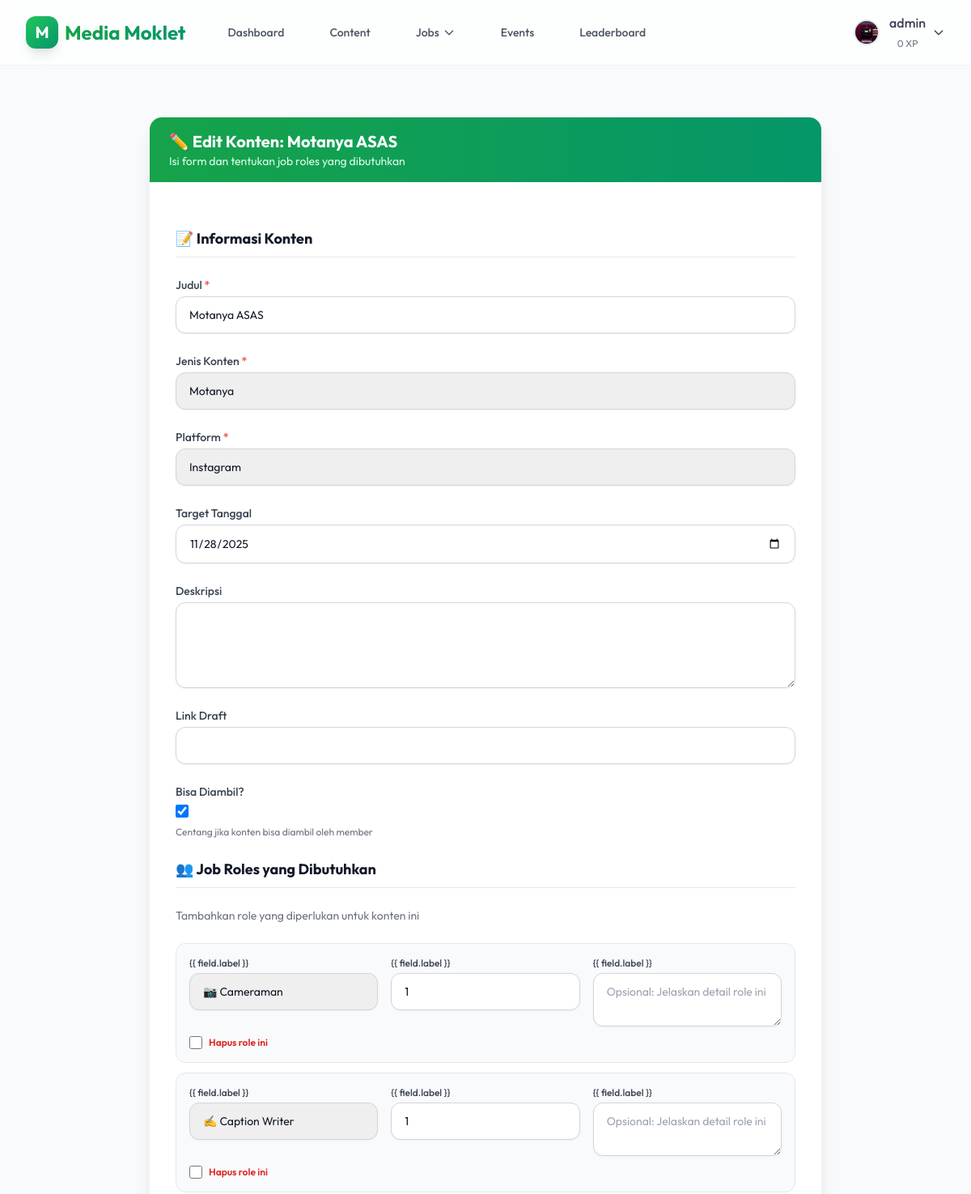
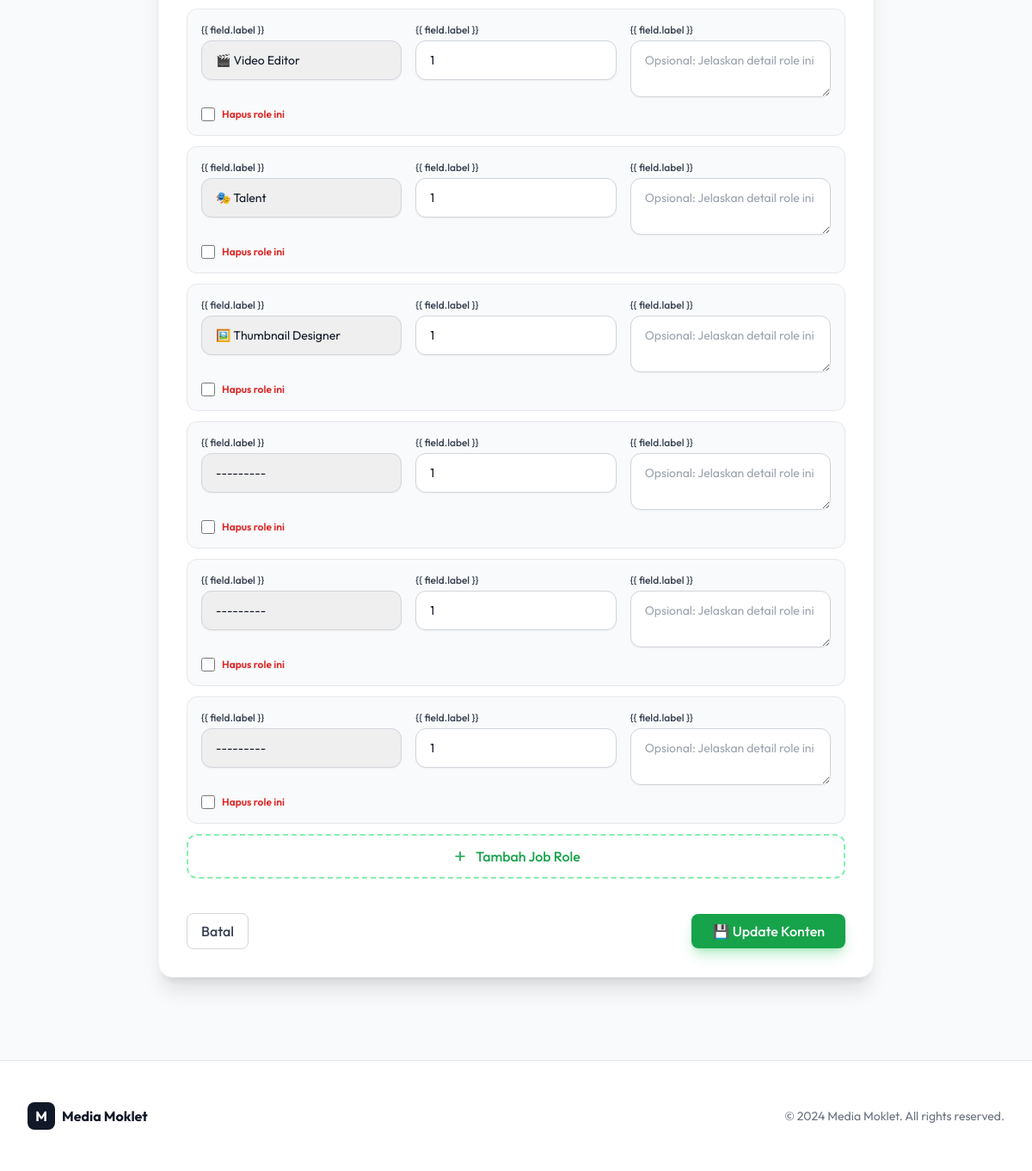
/cms/content/2/edit/ (signed in), run on the app's committed database (2 pictures, top to bottom).
### users/models.py (models this page shows, shortened)
class User(AbstractUser):
    class Division(models.TextChoices):
        JOURNALISM = 'JOURNALISM', 'Jurnalistik'
        DESIGN = 'DESIGN', 'Design'
        PHOTOGRAPHY = 'PHOTOGRAPHY', 'Fotografi'
    class Role(models.TextChoices):
        PIC_DIVISI = 'PIC_DIVISI', 'PIC Divisi'
        KETUA = 'KETUA', 'Ketua Media Moklet'
        WAKA = 'WAKA', 'Wakil Ketua'
        SEKRETARIS = 'SEKRETARIS', 'Sekretaris'
        MEMBER = 'MEMBER', 'Anggota'
    class_name = models.CharField(max_length=50, verbose_name="Kelas/Jurusan")
    nisn = models.CharField(max_length=20, unique=True, verbose_name="NISN")
    angkatan = models.IntegerField(default=34, verbose_name="Angkatan", help_text="Contoh: 33, 34, 35")
    division = models.CharField(
        max_length=20,
        choices=Division.choices,
        default=Division.JOURNALISM,
        verbose_name="Divisi"
    )
    role = models.CharField(
        max_length=20,
        choices=Role.choices,
        default=Role.MEMBER,
        verbose_name="Role/Jabatan"
    )
    phone_number = models.CharField(max_length=15, blank=True, null=True, verbose_name="Nomor HP")
    is_verified = models.BooleanField(default=False, verbose_name="Terverifikasi")
    profile_photo = models.ImageField(upload_to='profile_photos/', blank=True, null=True, verbose_name="Foto Profil")
    badges = models.ManyToManyField(Badge, blank=True, related_name='users', verbose_name="Badges")
    points = models.IntegerField(default=0)

### cms/models.py (models this page shows, shortened)
class ContentItem(models.Model):
    title = models.CharField(max_length=200, verbose_name="Judul")
    content_type = models.CharField(max_length=50, choices=Type.choices, verbose_name="Jenis Konten")
    platform = models.CharField(max_length=50, choices=Platform.choices, verbose_name="Platform")
    status = models.CharField(max_length=50, choices=Status.choices, default=Status.IDEA, verbose_name="Status")
    created_at = models.DateTimeField(auto_now_add=True)
    updated_at = models.DateTimeField(auto_now=True)
    target_date = models.DateField(null=True, blank=True, verbose_name="Target Tanggal")
    author = models.ForeignKey(
        settings.AUTH_USER_MODEL,
        on_delete=models.SET_NULL,
        null=True,
        blank=True,
        related_name='authored_content',
        verbose_name="Penulis"
    )
    editor = models.ForeignKey(
        settings.AUTH_USER_MODEL,
        on_delete=models.SET_NULL,
        null=True,
        blank=True,
        related_name='edited_content',
        verbose_name="Editor"
    )
    designer = models.ForeignKey(
        settings.AUTH_USER_MODEL,
        on_delete=models.SET_NULL,
        null=True,
        blank=True,
        related_name='designed_content',
        verbose_name="Desainer"
    )
    description = models.TextField(blank=True, null=True, verbose_name="Deskripsi")
    draft_link = models.URLField(blank=True, null=True, verbose_name="Link Draft")
    final_link = models.URLField(blank=True, null=True, verbose_name="Link Final")
    documentation_link = models.URLField(blank=True, null=True, verbose_name="Link Dokumentasi")
    is_claimable = models.BooleanField(default=False, verbose_name="Bisa Diambil?", help_text="Centang jika konten bisa diambil oleh member")
    claimed_by = models.ForeignKey(
        settings.AUTH_USER_MODEL,
        on_delete=models.SET_NULL,
        null=True,
        blank=True,
        related_name='claimed_jobs',
        verbose_name="Diambil Oleh"
    )
    claimed_at = models.DateTimeField(null=True, blank=True, verbose_name="Waktu Diambil")
    class Meta:
        verbose_name = "Content Item"
        verbose_name_plural = "Content Items"
        ordering = ['-created_at']

### cms/views.py (the view)
# urls.py: path('content/<int:content_id>/edit/', views.edit_content, name='edit_content'),
@login_required
def edit_content(request, content_id):
    content = get_object_or_404(ContentItem, id=content_id)
    if content.author != request.user and not request.user.is_staff:
        messages.error(request, 'Anda tidak memiliki izin untuk mengedit konten ini.')
        return redirect('content_detail', content_id=content_id)
    if request.method == 'POST':
        form = ContentItemForm(request.POST, instance=content)
        formset = JobRoleFormSet(request.POST, instance=content)
        if form.is_valid() and formset.is_valid():
            form.save()
            formset.save()
            messages.success(request, 'Konten berhasil diupdate!')
            return redirect('content_detail', content_id=content_id)
    else:
        form = ContentItemForm(instance=content)
        formset = JobRoleFormSet(instance=content)
    context = {
        'form': form,
        'formset': formset,
        'content': content,
        'is_edit': True,
    }
    return render(request, 'cms/create_content.html', context)

### cms/forms.py
class ContentItemForm(forms.ModelForm):
    class Meta:
        model = ContentItem
        fields = ['title', 'content_type', 'platform', 'target_date', 'description', 'draft_link', 'is_claimable']
        widgets = {
            'target_date': forms.DateInput(attrs={'type': 'date'}),
            'description': forms.Textarea(attrs={'rows': 4}),
        }

### cms/templates/cms/create_content.html (shortened to what this page needs)
{% extends 'core/base.html' %}
{% block content %}
<div class="max-w-4xl mx-auto py-12 px-4 sm:px-6 lg:px-8">
    <div class="bg-white shadow-xl rounded-2xl overflow-hidden border border-gray-100">
        <div class="bg-gradient-to-r from-green-600 to-emerald-600 px-6 py-4">
            <h2 class="text-xl font-bold text-white">
                {% if is_edit %}
                ✏️ Edit Konten: {{ content.title }}
                {% else %}
                ➕ Buat Konten Baru
                {% endif %}
            </h2>
            <p class="text-green-100 text-sm">Isi form dan tentukan job roles yang dibutuhkan</p>
        </div>
        <div class="p-8">
            <form method="POST" class="space-y-6">
                <h3 class="text-lg font-bold text-gray-900 border-b pb-2">📝 Informasi Konten</h3>
                {% for field in form %}
                <div>
                    <label for="{{ field.id_for_label }}" class="block text-sm font-medium text-gray-700 mb-1">
                        {{ field.label }}
                        {% if field.field.required %}<span class="text-red-500">*</span>{% endif %}
                    </label>
                    {{ field }}
                    {% if field.help_text %}
                    <p class="mt-1 text-xs text-gray-500">{{ field.help_text }}</p>
                    {% endif %}
                </div>
                {% endfor %}
                <h3 class="text-lg font-bold text-gray-900 border-b pb-2 mt-8">👥 Job Roles yang Dibutuhkan</h3>
                <p class="text-sm text-gray-500 mb-4">Tambahkan role yang diperlukan untuk konten ini</p>
                <div id="job-roles-container">
                    <div id="job-role-forms">
                        {% for form in formset %}
                        <div class="job-role-form p-4 bg-gray-50 rounded-xl mb-3 border border-gray-200">
                            <div class="grid grid-cols-1 md:grid-cols-3 gap-4">
                                {% for field in form %}
                                {% if field.name != 'DELETE' and field.name != 'id' and field.name != 'content' %}
                                <div>
                                    <label class="block text-xs font-medium text-gray-700 mb-1">{{ field.label
                                        }}</label>
                                    {{ field }}
                                </div>
                                {% endif %}
                                {% endfor %}
                            </div>
                            {% if formset.can_delete %}
                            <div class="mt-3 flex items-center gap-2">
                                {{ form.DELETE }}
                                <label class="text-xs text-red-600 cursor-pointer flex items-center gap-1">
                                    <span class="font-semibold">Hapus role ini</span>
                                </label>
                            </div>
                            {% endif %}
                        </div>
                        {% endfor %}
                    </div>
                    <button type="button" id="add-job-role"
                        class="w-full py-3 px-4 border-2 border-dashed border-green-300 rounded-xl text-green-600 hover:bg-green-50 font-medium transition-all flex items-center justify-center gap-2">
                        <svg class="w-5 h-5" fill="none" stroke="currentColor" viewBox="0 0 24 24">
                            <path stroke-linecap="round" stroke-linejoin="round" stroke-width="2"
                                d="M12 6v6m0 0v6m0-6h6m-6 0H6"></path>
                        </svg>
                        Tambah Job Role
                    </button>
                </div>
                <div class="pt-4 flex justify-between items-center">
                    <a href="{% if is_edit %}{% url 'content_detail' content.id %}{% else %}{% url 'cms_dashboard' %}{% endif %}"
                        class="px-4 py-2 border border-gray-300 rounded-lg text-gray-700 hover:bg-gray-50 font-medium transition-colors">
                        Batal
                    </a>
                    <button type="submit"
                        class="px-6 py-2 bg-green-600 text-white rounded-lg hover:bg-green-700 font-medium shadow-lg shadow-green-500/30 transition-all hover:-translate-y-0.5">
                        {% if is_edit %}💾 Update Konten{% else %}✨ Buat Konten{% endif %}
                    </button>
                </div>
            </form>
        </div>
    </div>
</div>
{% endblock %}

### core/templates/core/base.html (shortened to what this page needs)
{% load static %}
<!DOCTYPE html>
<html lang="en" class="scroll-smooth">
<head>
    <script src="https://cdn.tailwindcss.com"></script>
</head>
<body class="bg-gray-50 text-gray-900 min-h-screen flex flex-col">
    <nav class="fixed w-full z-50 glass border-b border-gray-200/50 transition-all duration-300"
        x-data="{ scrolled: false }" @scroll.window="scrolled = (window.pageYOffset > 20)">
        <div class="max-w-7xl mx-auto px-4 sm:px-6 lg:px-8">
            <div class="flex justify-between h-20">
                <div class="flex items-center">
                    <a href="{% url 'home' %}" class="flex items-center gap-2 group">
                        <div
                            class="w-10 h-10 bg-gradient-to-br from-green-500 to-emerald-600 rounded-xl flex items-center justify-center text-white font-bold text-xl shadow-lg group-hover:scale-110 transition-transform">
                            M
                        </div>
                        <span
                            class="text-2xl font-bold bg-clip-text text-transparent bg-gradient-to-r from-green-600 to-emerald-600">Media
                            Moklet</span>
                    </a>
                    <div class="hidden md:ml-10 md:flex md:space-x-8">
                        {% if user.is_authenticated %}
                        <a href="{% url 'profile' %}"
                            class="text-gray-600 hover:text-primary-600 px-3 py-2 rounded-md text-sm font-medium transition-colors">Dashboard</a>
                        <a href="{% url 'cms_dashboard' %}"
                            class="text-gray-600 hover:text-primary-600 px-3 py-2 rounded-md text-sm font-medium transition-colors">Content</a>
                        <div class="relative" x-data="{ open: false }">
                            <button @click="open = !open" @click.away="open = false"
                                class="text-gray-600 hover:text-primary-600 px-3 py-2 rounded-md text-sm font-medium transition-colors flex items-center gap-1">
                                Jobs
                                <svg class="w-4 h-4" fill="none" stroke="currentColor" viewBox="0 0 24 24">
                                    <path stroke-linecap="round" stroke-linejoin="round" stroke-width="2"
                                        d="M19 9l-7 7-7-7"></path>
                                </svg>
                            </button>
                        </div>
                        <a href="{% url 'event_list' %}"
                            class="text-gray-600 hover:text-primary-600 px-3 py-2 rounded-md text-sm font-medium transition-colors">Events</a>
                        <a href="{% url 'leaderboard' %}"
                            class="text-gray-600 hover:text-primary-600 px-3 py-2 rounded-md text-sm font-medium transition-colors">Leaderboard</a>
                        {% endif %}
                    </div>
                </div>
                <div class="flex items-center space-x-4">
                    {% if user.is_authenticated %}
                    <div class="relative" x-data="{ open: false }">
                        <button @click="open = !open" @click.away="open = false"
                            class="flex items-center space-x-3 text-gray-700 hover:text-primary-600 focus:outline-none group">
                            {% if user.profile_photo %}
                            <img src="{{ user.profile_photo.url }}" alt="{{ user.username }}"
                                class="w-8 h-8 rounded-full object-cover border-2 border-gray-200 group-hover:border-primary-500 transition-colors">
                            {% else %}
                            <div
                                class="w-8 h-8 rounded-full bg-gradient-to-br from-green-400 to-emerald-600 flex items-center justify-center text-white text-sm font-bold border-2 border-gray-200 group-hover:border-primary-500 transition-colors">
                                {{ user.get_initials }}
                            </div>
                            {% endif %}
                            <div class="flex items-center gap-2">
                                <div>
                                    <span class="font-medium block">{{ user.username }}</span>
                                    <span class="text-xs text-gray-500">{{ user.points }} XP</span>
                                </div>
                                <svg class="w-4 h-4" fill="none" stroke="currentColor" viewBox="0 0 24 24">
                                    <path stroke-linecap="round" stroke-linejoin="round" stroke-width="2"
                                        d="M19 9l-7 7-7-7"></path>
                                </svg>
                            </div>
                        </button>
                    </div>
                    {% endif %}
                </div>
            </div>
        </div>
    </nav>
    <main class="flex-grow pt-24 pb-12 px-4 sm:px-6 lg:px-8 max-w-7xl mx-auto w-full">
        {% block content %}
        {% endblock %}
    </main>
    <footer class="bg-white border-t border-gray-200 mt-auto">
        <div class="max-w-7xl mx-auto py-12 px-4 sm:px-6 lg:px-8">
            <div class="flex justify-between items-center">
                <div class="flex items-center gap-2">
                    <div class="w-8 h-8 bg-gray-900 rounded-lg flex items-center justify-center text-white font-bold">M
                    </div>
                    <span class="text-gray-900 font-bold">Media Moklet</span>
                </div>
                <p class="text-gray-500 text-sm">© 2024 Media Moklet. All rights reserved.</p>
            </div>
        </div>
    </footer>
</body>
</html>

### core/templates/core/base.html (style rules this page uses)
body { font-family: 'Outfit', sans-serif; }
.glass { background: rgba(255, 255, 255, 0.7); backdrop-filter: blur(10px); -webkit-backdrop-filter: blur(10px); }

### data on the page
User: profile_photo (picture), username "admin", points "0"
ContentItem: title "Motanya ASAS", form "Motanya ASAS" "Motanya" "Instagram" "11/28/2025" "☑"

### other printed values
{{ field.label }} "Judul" "Jenis Konten" "Platform" "Target Tanggal" "Deskripsi" "Link Draft" "Bisa Diambil?"
{{ field.help_text }} "Centang jika konten bisa diambil oleh member"
